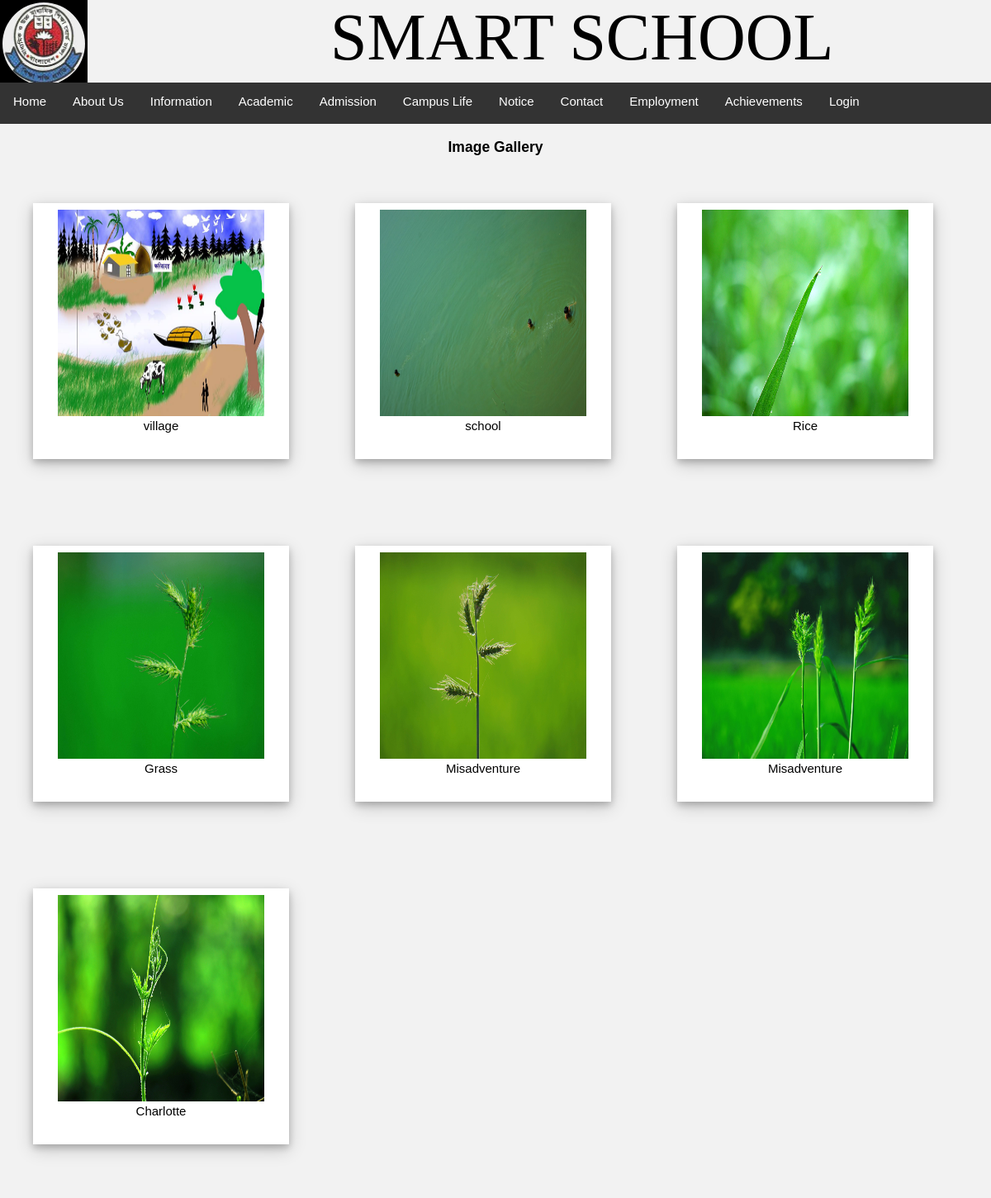
Page /photos.php on the committed database.
### tables this page shows
CREATE TABLE `photo` (
  `pc_id` int(10) NOT NULL,
  `picname` varchar(50) NOT NULL,
  `img_name` varchar(50) NOT NULL,
  `img_path` varchar(50) NOT NULL,
  `img_type` varchar(50) NOT NULL,
  `pdesc` varchar(500) NOT NULL
);

### photos.php (the view, shortened to what this page needs)
<!DOCTYPE html PUBLIC "-//W3C//DTD XHTML 1.0 Transitional//EN" "http://www.w3.org/TR/xhtml1/DTD/xhtml1-transitional.dtd">
<html xmlns="http://www.w3.org/1999/xhtml">
<head>
<link rel="stylesheet" type="text/css" href="css/style.css">
</head>
<body>
<div id="header">
<?php include("top/topheader.php"); ?>
</div>
<div id="menu">
<?php include("menu/menu.php");   ?>
</div>
<div  id="cont">
<center>
<table width="70%">
<h3> Image Gallery </h3>
<?php
include("database/config.php");
$sql=" SELECT * FROM photo";
$query=mysqli_query($myconn,$sql);
while($row=mysqli_fetch_array($query))
{
$name=$row['picname'];
$pid=$row['pc_id'];
$image=$row['img_path'];
echo'<div id="tdetails" style="float:left; padding:40px;  " text-align="center">
<div style="width: 310px;
  height:310px;
  background-color: white;
  box-shadow: 0 4px 8px 0 rgba(0, 0, 0, 0.2), 0 6px 20px 0 rgba(0, 0, 0, 0.19);
  margin-bottom: 25px;
  padding:5px;">
<a href="previewphoto.php?pc_id='.$pid.'">
<img  onmouseover="bigImg(this)" onmouseout="normalImg(this)" src="admin/'.$image.'" style=" width:250px;
  height:250px; " ></a><br/>'.$name.'</div>
</div>
';
}
?>
</table>
</div>
</div>
</body>
</html>

### top/topheader.php (shortened to what this page needs)
<div style="margin-top: 0px; background-color:#f2f2f2; padding-top:0px; padding-bottom: 0px;height:100px;">
                <div style="width: 400px; height:100px;float: left;200px;">
                    <a href="index.php">
     <img  src="image/educationboard.jpg" height="100px" width="100px" alt="Logo" onclick="return Img1_onclick()" style=" border-radius:100px " /></a>
                </div>
                <h1 style="padding-top:0px;text-transform: uppercase;font-weight:normal; font-size:0px">
                <span Font-Weight="Bold" style="font-family:Algerian;font-size:80px;">SMART SCHOOL</span>
                </h1>

### menu/menu.php (shortened to what this page needs)
<center>
<ul>
<li><a href="index.php"> Home</a></li>
  <li class="dropdown">
    <a href="" class="dropbtn">About Us</a>
	</li>
	<li class="dropdown">
    <a href="" class="dropbtn">Information</a>
	  </li>
	  <li class="dropdown">
	    <a href="" class="dropbtn">Academic</a>
	  </li>
	  <li class="dropdown">
	    <a href="" class="dropbtn">Admission</a>
	  </li>
	  <li class="dropdown">
	    <a href="" class="dropbtn">Campus Life</a>
	  </li>
	  <li><a href="notice.php"> Notice</a></li>
	  <li><a href="contact.php"> Contact</a></li>
	  <li><a href="employment.php"> Employment</a></li>
	  <li><a href="achievements.php"> Achievements</a></li>
	  <li class="dropdown">
	    <a href="" class="dropbtn">Login</a>
	  </li>
</ul>

### css/style.css (style rules this page uses)
#header { height:100px; width:100%; top:0px; left:0px; position:absolute; background-color:#f2f2f2; }
* { box-sizing: border-box; }
body { font-family: Verdana, sans-serif; }
img { vertical-align: middle; }
#menu { width:100%; height:50px; top:100px; left:0px; background-color:#333; position:absolute; font-size:15px; color:black; }
ul { list-style-type: none; margin: 0; padding: 0; overflow: hidden; background-color:#333; text-align:left; }
li { float: left; }
li a, .dropbtn { display: inline-block; color: white; text-align: left; padding: 14px 16px; text-decoration: none; }
li.dropdown { display: inline-block; }
#cont { background-color: #f2f2f2; height:auto; left:0px; top:150px; position:absolute; width:100%; font-size:15px; }
a { display: inline-block; color: white; text-align: center; padding: 3px 3px; text-decoration: none; }

### photos.php (style rules this page uses)
body { margin:25px; }

### rows in the picture
photo: img_path (picture), picname "village"
photo: img_path (picture), picname "school"
photo: img_path (picture), picname "Rice"
photo: img_path (picture), picname "Grass"
photo: img_path (picture), picname "Misadventure"
photo: img_path (picture), picname "Misadventure"
photo: img_path (picture), picname "Charlotte"
